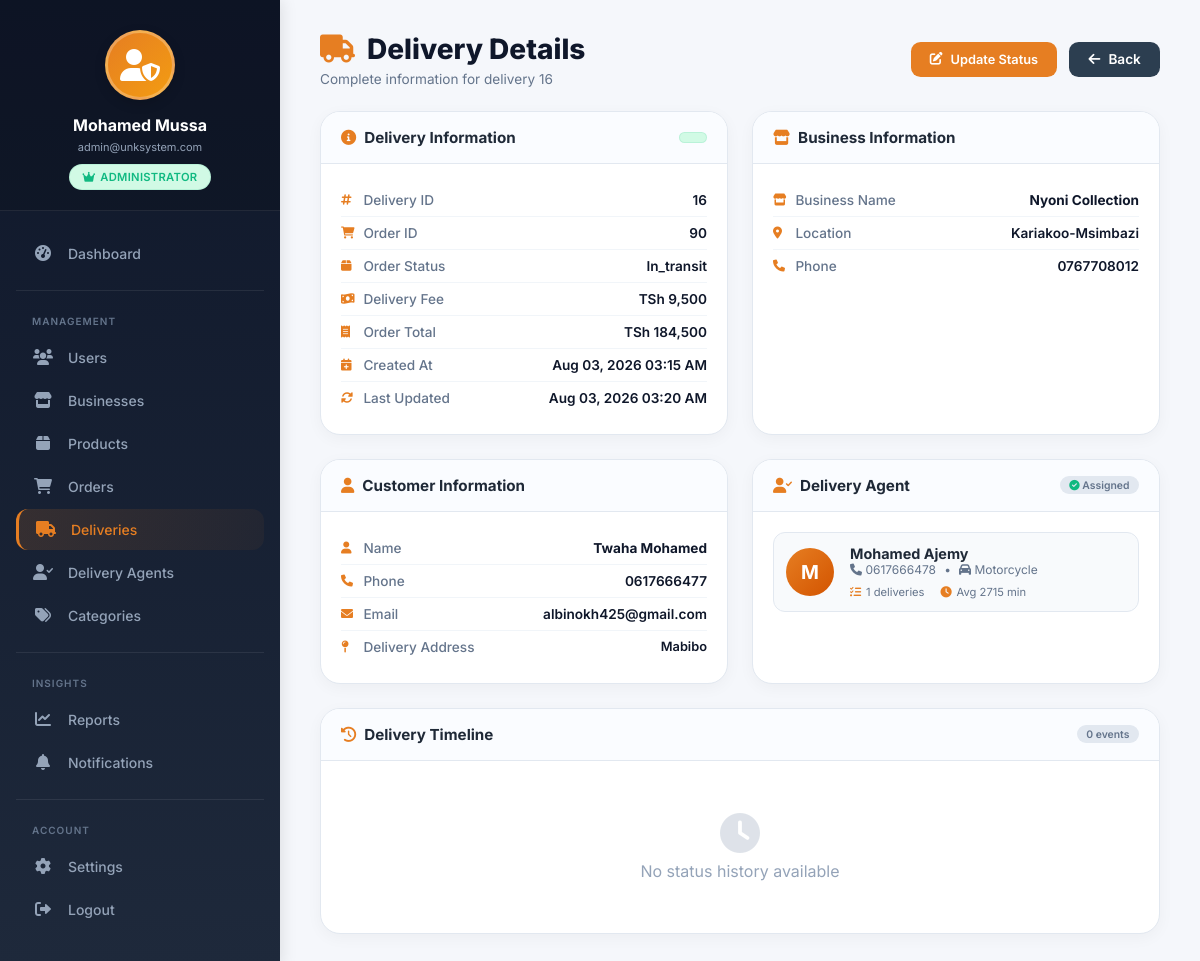
Page /admin/deliveries/delivery-details.php?id=16 (signed in) on the committed database.
### tables this page shows
CREATE TABLE `deliveries` (
  `delivery_id` int(11) NOT NULL AUTO_INCREMENT,
  `order_id` int(11) NOT NULL,
  `agent_id` int(11) DEFAULT NULL,
  `pickup_address` varchar(255) NOT NULL,
  `delivery_address` varchar(255) NOT NULL,
  `status` enum('pending','assigned','picked_up','in_transit','delivered','failed') DEFAULT 'pending',
  `assigned_at` timestamp NULL DEFAULT NULL,
  `picked_up_at` timestamp NULL DEFAULT NULL,
  `delivered_at` timestamp NULL DEFAULT NULL,
  `estimated_distance` decimal(10,2) DEFAULT NULL,
  `estimated_time` int(11) DEFAULT NULL,
  `delivery_fee` decimal(10,2) DEFAULT 0.00,
  `created_at` timestamp NOT NULL DEFAULT current_timestamp(),
  `updated_at` timestamp NOT NULL DEFAULT current_timestamp() ON UPDATE current_timestamp(),
  `rating` tinyint(1) DEFAULT NULL COMMENT '1-5 stars',
  `rating_comment` text DEFAULT NULL,
  `rated_at` timestamp NULL DEFAULT NULL,
  `otp_code` varchar(6) DEFAULT NULL,
  `otp_status` enum('pending','verified','expired') DEFAULT 'pending',
  `otp_confirmed` tinyint(1) DEFAULT 0,
  `otp_confirmed_at` datetime DEFAULT NULL,
  `otp_generated_at` datetime DEFAULT NULL,
  `otp_attempts` int(11) DEFAULT 0,
  PRIMARY KEY (`delivery_id`),
  UNIQUE KEY `uk_deliveries_order` (`order_id`),
  KEY `idx_deliveries_agent` (`agent_id`),
  KEY `idx_deliveries_status` (`status`),
  KEY `idx_deliveries_status_agent` (`status`,`agent_id`),
  KEY `idx_deliveries_created` (`created_at`),
  KEY `idx_otp_code` (`otp_code`),
  CONSTRAINT `fk_deliveries_agent` FOREIGN KEY (`agent_id`) REFERENCES `delivery_agents` (`agent_id`) ON UPDATE CASCADE,
  CONSTRAINT `fk_deliveries_order` FOREIGN KEY (`order_id`) REFERENCES `orders` (`order_id`) ON DELETE CASCADE ON UPDATE CASCADE
);

CREATE TABLE `orders` (
  `order_id` int(11) NOT NULL AUTO_INCREMENT,
  `customer_id` int(11) NOT NULL,
  `business_id` int(11) NOT NULL,
  `order_date` timestamp NOT NULL DEFAULT current_timestamp(),
  `total_amount` decimal(10,2) NOT NULL,
  `delivery_fee` decimal(10,2) DEFAULT 0.00,
  `agent_id` int(11) DEFAULT NULL,
  `grand_total` decimal(10,2) NOT NULL,
  `status` enum('pending','accepted','confirmed','preparing','ready','picked_up','in_transit','delivered','cancelled') DEFAULT 'pending',
  `delivery_otp` varchar(10) DEFAULT NULL,
  `delivery_otp_expires` timestamp NULL DEFAULT NULL,
  `delivery_otp_verified` tinyint(1) NOT NULL DEFAULT 0,
  `delivery_completed_at` timestamp NULL DEFAULT NULL,
  `payment_method` enum('cash','mobile_money','card') DEFAULT 'cash',
  `payment_status` enum('pending','paid') DEFAULT 'pending',
  `delivery_address` text NOT NULL,
  `special_instructions` text DEFAULT NULL,
  `estimated_delivery_time` datetime DEFAULT NULL,
  PRIMARY KEY (`order_id`),
  KEY `idx_orders_customer` (`customer_id`),
  KEY `idx_orders_business` (`business_id`),
  KEY `idx_orders_status` (`status`),
  KEY `idx_orders_date` (`order_date`),
  KEY `idx_orders_agent` (`agent_id`),
  KEY `idx_orders_payment_status` (`payment_status`),
  KEY `idx_orders_customer_status` (`customer_id`,`status`),
  KEY `idx_orders_business_status` (`business_id`,`status`),
  KEY `idx_orders_date_status` (`order_date`,`status`),
  KEY `idx_orders_grand_total` (`grand_total`),
  CONSTRAINT `fk_orders_agent` FOREIGN KEY (`agent_id`) REFERENCES `delivery_agents` (`agent_id`) ON DELETE SET NULL ON UPDATE CASCADE,
  CONSTRAINT `fk_orders_business` FOREIGN KEY (`business_id`) REFERENCES `businesses` (`business_id`) ON UPDATE CASCADE,
  CONSTRAINT `fk_orders_customer` FOREIGN KEY (`customer_id`) REFERENCES `customers` (`customer_id`) ON UPDATE CASCADE
);

CREATE TABLE `businesses` (
  `business_id` int(11) NOT NULL AUTO_INCREMENT,
  `user_id` int(11) NOT NULL,
  `business_name` varchar(255) NOT NULL,
  `registration_number` varchar(100) DEFAULT NULL,
  `description` text DEFAULT NULL,
  `address` text NOT NULL,
  `location` varchar(255) DEFAULT NULL,
  `latitude` decimal(10,8) DEFAULT NULL,
  `longitude` decimal(11,8) DEFAULT NULL,
  `license_number` varchar(100) DEFAULT NULL,
  `logo_url` varchar(255) DEFAULT NULL,
  `business_hours` text DEFAULT NULL,
  `rating` decimal(2,1) DEFAULT 0.0,
  `total_reviews` int(11) DEFAULT 0,
  `is_verified` tinyint(1) DEFAULT 0,
  `is_active` tinyint(1) DEFAULT 1,
  `created_at` timestamp NOT NULL DEFAULT current_timestamp(),
  `city` varchar(100) DEFAULT NULL,
  `phone` varchar(20) DEFAULT NULL,
  `payment_methods` text DEFAULT NULL,
  `nida_number` varchar(20) DEFAULT NULL,
  PRIMARY KEY (`business_id`),
  UNIQUE KEY `uk_businesses_user` (`user_id`),
  UNIQUE KEY `uk_businesses_registration` (`registration_number`),
  UNIQUE KEY `uk_businesses_nida` (`nida_number`),
  KEY `idx_businesses_name` (`business_name`),
  KEY `idx_businesses_verified` (`is_verified`),
  KEY `idx_businesses_active` (`is_active`),
  KEY `idx_businesses_city` (`city`),
  CONSTRAINT `fk_businesses_user` FOREIGN KEY (`user_id`) REFERENCES `users` (`user_id`) ON DELETE CASCADE ON UPDATE CASCADE
);

CREATE TABLE `customers` (
  `customer_id` int(11) NOT NULL AUTO_INCREMENT,
  `user_id` int(11) NOT NULL,
  `first_name` varchar(100) DEFAULT NULL,
  `last_name` varchar(100) DEFAULT NULL,
  `saved_address` text DEFAULT NULL,
  `city` varchar(100) DEFAULT NULL,
  `profile_pic` varchar(255) DEFAULT NULL,
  `created_at` timestamp NOT NULL DEFAULT current_timestamp(),
  `payment_preference` varchar(50) DEFAULT 'cash',
  `profile_image` varchar(255) DEFAULT NULL,
  `payment_pref` varchar(50) DEFAULT 'cash_on_delivery',
  `delivery_latitude` decimal(10,8) DEFAULT NULL,
  `delivery_longitude` decimal(11,8) DEFAULT NULL,
  PRIMARY KEY (`customer_id`),
  UNIQUE KEY `uk_customers_user` (`user_id`),
  KEY `idx_customers_city` (`city`),
  CONSTRAINT `fk_customers_user` FOREIGN KEY (`user_id`) REFERENCES `users` (`user_id`) ON DELETE CASCADE ON UPDATE CASCADE
);

CREATE TABLE `users` (
  `user_id` int(11) NOT NULL AUTO_INCREMENT,
  `full_name` varchar(100) NOT NULL,
  `email` varchar(100) NOT NULL,
  `password_hash` varchar(255) NOT NULL,
  `phone` varchar(20) NOT NULL,
  `role` enum('admin','business','customer','delivery') NOT NULL,
  `status` enum('active','inactive','suspended') DEFAULT 'active',
  `last_login` datetime DEFAULT NULL,
  `created_at` timestamp NOT NULL DEFAULT current_timestamp(),
  `updated_at` timestamp NOT NULL DEFAULT current_timestamp() ON UPDATE current_timestamp(),
  PRIMARY KEY (`user_id`),
  UNIQUE KEY `uk_users_email` (`email`),
  KEY `idx_users_role` (`role`),
  KEY `idx_users_status` (`status`),
  KEY `idx_users_email` (`email`),
  KEY `idx_users_phone` (`phone`),
  KEY `idx_users_role_status` (`role`,`status`)
);

CREATE TABLE `delivery_agents` (
  `agent_id` int(11) NOT NULL AUTO_INCREMENT,
  `user_id` int(11) NOT NULL,
  `first_name` varchar(100) DEFAULT NULL,
  `last_name` varchar(100) DEFAULT NULL,
  `vehicle_type` varchar(50) DEFAULT NULL,
  `vehicle_registration` varchar(50) DEFAULT NULL,
  `id_number` varchar(50) DEFAULT NULL,
  `license_number` varchar(50) DEFAULT NULL,
  `is_available` tinyint(1) DEFAULT 1,
  `current_latitude` decimal(10,8) DEFAULT NULL,
  `current_longitude` decimal(11,8) DEFAULT NULL,
  `created_at` timestamp NOT NULL DEFAULT current_timestamp(),
  `phone` varchar(20) DEFAULT NULL,
  `location` varchar(255) DEFAULT NULL,
  `status` enum('active','inactive','suspended') DEFAULT 'active',
  `vehicle_model` varchar(100) DEFAULT NULL,
  `vehicle_color` varchar(50) DEFAULT NULL,
  `insurance_expiry` date DEFAULT NULL,
  `profile_image` varchar(255) DEFAULT NULL,
  `avg_rating` decimal(3,2) DEFAULT 0.00,
  `total_ratings` int(11) DEFAULT 0,
  PRIMARY KEY (`agent_id`),
  UNIQUE KEY `uk_agents_user` (`user_id`),
  KEY `idx_agents_available` (`is_available`),
  KEY `idx_agents_status` (`status`),
  CONSTRAINT `fk_agents_user` FOREIGN KEY (`user_id`) REFERENCES `users` (`user_id`) ON DELETE CASCADE ON UPDATE CASCADE
);

### admin/deliveries/delivery-details.php (the view, shortened to what the rows shown need)
<?php
require_once '../../config/database.php';
$delivery_id = isset($_GET['id']) ? (int)$_GET['id'] : 0;
$delivery_sql = "SELECT
    d.*,
    o.order_id,
    o.grand_total,
    o.delivery_address,
    o.order_date,
    o.status as order_status,
    o.delivery_fee,
    b.business_name,
    b.location,
    b.phone as business_phone,
    CONCAT(a.first_name, ' ', a.last_name) as agent_name,
    a.phone as agent_phone,
    a.vehicle_type,
    c.first_name,
    c.last_name,
    u.phone as customer_phone,
    u.email as customer_email
FROM deliveries d
JOIN orders o ON d.order_id = o.order_id
JOIN businesses b ON o.business_id = b.business_id
LEFT JOIN delivery_agents a ON d.agent_id = a.agent_id
LEFT JOIN customers c ON o.customer_id = c.customer_id
LEFT JOIN users u ON c.user_id = u.user_id
WHERE d.delivery_id = $delivery_id";
$delivery_result = mysqli_query($conn, $delivery_sql);
$delivery = mysqli_fetch_assoc($delivery_result);
$stats_sql = "SELECT COUNT(*) as total_deliveries,
                     AVG(TIMESTAMPDIFF(MINUTE, created_at, delivered_at)) as avg_delivery_time
              FROM deliveries
              WHERE agent_id = " . ($delivery['agent_id'] ?? 0) . "
              AND status = 'delivered'";
$stats_result = mysqli_query($conn, $stats_sql);
$agent_stats = mysqli_fetch_assoc($stats_result);
include '../includes/admin_sidebar.php';
?>
<!DOCTYPE html>
<html lang="en">
<head>
    <link rel="stylesheet" href="https://cdnjs.cloudflare.com/ajax/libs/font-awesome/6.0.0/css/all.min.css">
</head>
<body>
<div class="admin-content">
    <div class="page-header">
        <div>
            <h1><i class="fas fa-truck"></i> Delivery Details</h1>
        </div>
    </div>
    <div class="details-grid">
        <div class="card">
            <div class="card-body">
                <div class="info-row">
                    <span class="label"><i class="fas fa-shopping-cart"></i> Order ID</span>
                    <span class="value"><?php echo $delivery['order_id']; ?></span>
                </div>
                <div class="info-row">
                    <span class="label"><i class="fas fa-box"></i> Order Status</span>
                    <span class="value"><?php echo ucfirst($delivery['order_status']); ?></span>
                </div>
                <div class="info-row">
                    <span class="label"><i class="fas fa-money-bill-wave"></i> Delivery Fee</span>
                    <span class="value highlight">TSh <?php echo number_format($delivery['delivery_fee'] ?? 0); ?></span>
                </div>
                <div class="info-row">
                    <span class="label"><i class="fas fa-receipt"></i> Order Total</span>
                    <span class="value">TSh <?php echo number_format($delivery['grand_total']); ?></span>
                </div>
                <div class="info-row">
                    <span class="label"><i class="fas fa-calendar-plus"></i> Created At</span>
                    <span class="value"><?php echo date('M d, Y h:i A', strtotime($delivery['created_at'])); ?></span>
                </div>
                <div class="info-row">
                    <span class="label"><i class="fas fa-sync-alt"></i> Last Updated</span>
                    <span class="value"><?php echo date('M d, Y h:i A', strtotime($delivery['updated_at'])); ?></span>
                </div>
            </div>
        </div>
        <div class="card">
            <div class="card-body">
                <div class="info-row">
                    <span class="value"><strong><?php echo htmlspecialchars($delivery['business_name']); ?></strong></span>
                </div>
                <div class="info-row">
                    <span class="label"><i class="fas fa-map-marker-alt"></i> Location</span>
                    <span class="value"><?php echo htmlspecialchars($delivery['location'] ?? 'N/A'); ?></span>
                </div>
                <div class="info-row">
                    <span class="label"><i class="fas fa-phone"></i> Phone</span>
                    <span class="value"><?php echo htmlspecialchars($delivery['business_phone'] ?? 'N/A'); ?></span>
                </div>
            </div>
        </div>
        <div class="card">
            <div class="card-body">
                <div class="info-row">
                    <span class="value"><strong><?php echo htmlspecialchars($delivery['first_name'] . ' ' . $delivery['last_name']); ?></strong></span>
                </div>
                <div class="info-row">
                    <span class="label"><i class="fas fa-phone"></i> Phone</span>
                    <span class="value"><?php echo htmlspecialchars($delivery['customer_phone'] ?? $delivery['contact_phone']); ?></span>
                </div>
                <div class="info-row">
                    <span class="label"><i class="fas fa-envelope"></i> Email</span>
                    <span class="value"><?php echo htmlspecialchars($delivery['customer_email'] ?? 'N/A'); ?></span>
                </div>
                <div class="info-row">
                    <span class="label"><i class="fas fa-map-pin"></i> Delivery Address</span>
                    <span class="value" style="font-size: 0.8rem;"><?php echo htmlspecialchars($delivery['delivery_address']); ?></span>
                </div>
            </div>
        </div>
        <div class="card">
            <div class="card-body">
                <?php if ($delivery['agent_name']): ?>
                    <div class="agent-card">
                        <div class="agent-avatar">
                            <?php echo strtoupper(substr($delivery['agent_name'], 0, 1)); ?>
                        </div>
                        <div class="agent-info">
                            <div class="name"><?php echo htmlspecialchars($delivery['agent_name']); ?></div>
                            <div class="details">
                                <i class="fas fa-phone"></i> <?php echo htmlspecialchars($delivery['agent_phone'] ?? 'N/A'); ?>
                                <span style="margin: 0 0.3rem;">•</span>
                                <i class="fas fa-car"></i> <?php echo ucfirst($delivery['vehicle_type'] ?? 'N/A'); ?>
                            </div>
                            <?php if ($agent_stats && $agent_stats['total_deliveries'] > 0): ?>
                            <div class="agent-stats">
                                <span><i class="fas fa-tasks"></i> <?php echo $agent_stats['total_deliveries']; ?> deliveries</span>
                                <?php if ($agent_stats['avg_delivery_time']): ?>
                                <span><i class="fas fa-clock"></i> Avg <?php echo round($agent_stats['avg_delivery_time']); ?> min</span>
                                <?php endif; ?>
                            </div>
                            <?php endif; ?>
                        </div>
                    </div>
                <?php endif; ?>
            </div>
        </div>
    </div>
</div>
</body>
</html>

### rows in the picture
deliveries: order.order_id "90", order.status "In_transit", order.delivery_fee "9,500", order.grand_total "184,500", created_at "Aug 03, 2026 03:15 AM", updated_at "Aug 03, 2026 03:20 AM", businesses.business_name "Nyoni Collection", businesses.location "Kariakoo-Msimbazi", businesses.phone "0767708012", customers.first_name+last_name "Twaha Mohamed", users.phone "0617666477", users.email "albinokh425@gmail.com", order.delivery_address "Mabibo", agent.phone "0617666478", agent.vehicle_type "Motorcycle"

### other values in the picture
substr($admin_name, 0, 22) "Mohamed Mussa"
substr($admin_email, 0, 22) "admin@unksystem.com"
$status_text "ADMINISTRATOR"
$delivery_id "16"
substr($delivery['agent_name'], 0, 1) "M"
$delivery['agent_name'] "Mohamed Ajemy"
$agent_stats['total_deliveries'] "1"
$agent_stats['avg_delivery_time'] "2715"
count($history) "0"
